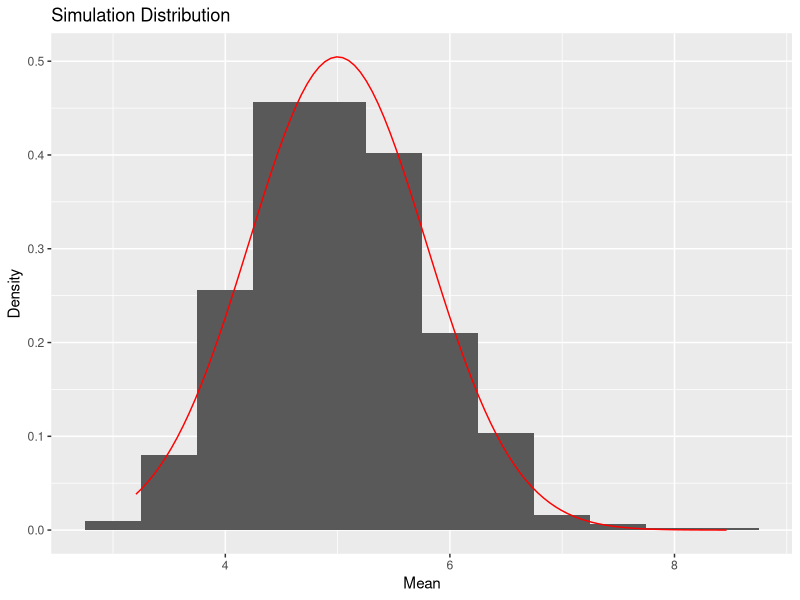

Here is the R script that generated this plot:
## ---- chunk 1
# Load required packages 
library(ggplot2)
## ---- chunk 2
#Set the seed
set.seed(77777)

#Set Parameters
mns <- NULL
lambda <- .2
n <- 40
simulation <- 1000
#Simulate the exponential
for (i in 1 : simulation) mns = c(mns, mean(rexp(n , lambda)))
## ---- chunk 3
#Claculate the Simulation mean
simulation_mean <- mean(mns)
simulation_mean 
## ---- chunk 4
#Calculate the theoretical mean
dist_mean <- 1/lambda
dist_mean
## ---- chunk 5
#Claculate the simulation variance
simulated_var <- var(mns)
simulated_var
## ---- chunk 6
#Calculate the theoretical variance
dist_var <- ((1/lambda)/sqrt(n))^2
dist_var
## ---- chunk 7
#Display the histogram for the averag of 40 exponentials in 1000 simulations
df <- as.data.frame(mns)
ggplot(aes(x = mns), data = df)+
  geom_histogram(binwidth = .5 , aes( y = ..density..))+
  stat_function(fun = dnorm, colour = 'red', args = list(mean = 5, sd = sqrt(dist_var)))+
  xlab('Mean')+
  ylab('Density')+
  ggtitle('Simulation Distribution')                    

